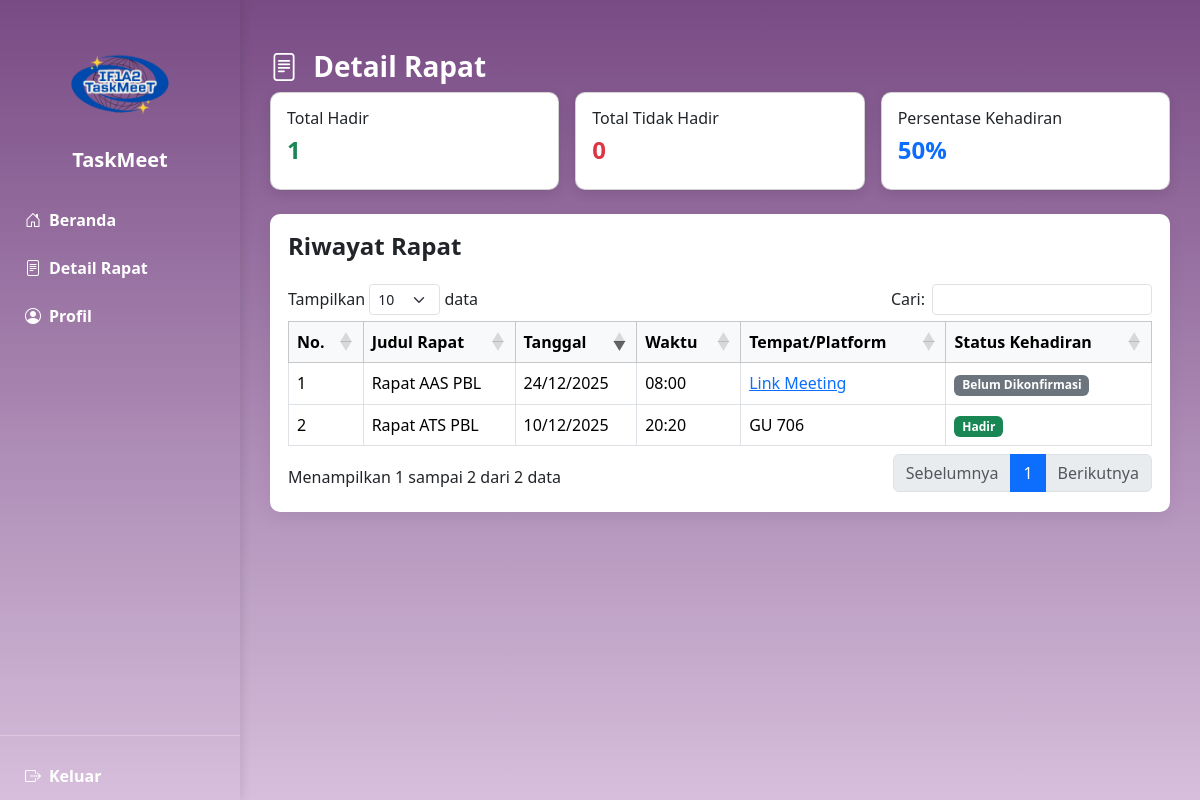
The page /user_side/detail/detail_rapat.php (signed in) on the database its author committed.
### tables this page shows
CREATE TABLE `agenda_participants` (
  `id` int(11) NOT NULL,
  `agenda_id` int(11) NOT NULL,
  `user_id` int(11) NOT NULL,
  `status_kehadiran` enum('hadir','tidak_hadir','belum_dikonfirmasi') NOT NULL DEFAULT 'belum_dikonfirmasi',
  `created_at` timestamp NOT NULL DEFAULT current_timestamp(),
  `updated_at` timestamp NOT NULL DEFAULT current_timestamp() ON UPDATE current_timestamp()
);

CREATE TABLE `agendas` (
  `id` int(11) NOT NULL,
  `judul_rapat` varchar(255) NOT NULL,
  `jurusan` varchar(100) NOT NULL,
  `tanggal` date NOT NULL,
  `waktu` time NOT NULL,
  `lokasi` varchar(255) NOT NULL,
  `tipe_tempat` enum('offline','online') DEFAULT 'offline',
  `tempat_detail` text NOT NULL,
  `host` varchar(100) NOT NULL,
  `status` enum('akan datang','berlangsung','selesai') DEFAULT 'akan datang',
  `created_at` timestamp NOT NULL DEFAULT current_timestamp()
);

### user_side/detail/detail_rapat.php (the view, shortened to what this page needs)
<?php
require_once '../profile/koneksi.php';
$user_id = $_SESSION['user_id'];
$sql = "SELECT a.id, a.judul_rapat, a.tanggal, a.waktu, a.lokasi, a.tipe_tempat, ap.status_kehadiran
        FROM agendas a
        JOIN agenda_participants ap ON a.id = ap.agenda_id
        WHERE ap.user_id = ?
        ORDER BY a.tanggal DESC, a.waktu DESC";
$stmt = $koneksi->prepare($sql);
$stmt->bind_param("i", $user_id);
$stmt->execute();
$result = $stmt->get_result();
$totalHadir = 0;
$totalTidakHadir = 0;
$allData = [];
while ($row = $result->fetch_assoc()) {
    $allData[] = $row;
    if ($row['status_kehadiran'] === 'hadir') {
        $totalHadir++;
    } elseif ($row['status_kehadiran'] === 'tidak_hadir') {
        $totalTidakHadir++;
    }
}
$totalRapat = count($allData);
$persentase = $totalRapat > 0 ? round(($totalHadir / $totalRapat) * 100) : 0;
?>
<!DOCTYPE html>
<html lang="id">
<head>
  <link href="https://cdn.jsdelivr.net/npm/bootstrap@5.3.2/dist/css/bootstrap.min.css" rel="stylesheet">
  <link href="https://cdn.jsdelivr.net/npm/bootstrap-icons@1.11.1/font/bootstrap-icons.css" rel="stylesheet">
  <link href="https://cdn.datatables.net/1.13.6/css/dataTables.bootstrap5.min.css" rel="stylesheet">
</head>
<body>
  <div class="sidebar" id="sidebar">
    <div class="text-center mb-4">
      <img src="../../admin_side/format_gambar/logo.png" width="110" class="rounded-circle mb-2">
      <h5 class="fw-bold">TaskMeet</h5>
    </div>
    <a class="fw-bold" href="../dashboard_p/dashboard_pengguna.php"><i class="bi bi-house-door me-2"></i> Beranda</a>
    <a class="fw-bold" href="detail_rapat.php"><i class="bi bi-file-text me-2"></i>Detail Rapat</a>
    <a class="fw-bold" href="../profile/profil_pengguna.php"><i class="bi bi-person-circle me-2"></i> Profil</a>
    <div class="position-absolute bottom-0 w-100">
      <hr>
      <a class="fw-bold" href="../../autentikasi/logout.php"><i class="bi bi-box-arrow-right me-2"></i> Keluar</a>
    </div>
  </div>
  <div class="main-content">
    <div class="row g-3">
      <div class="col-lg-12">
        <h3 class="fw-bold text-white"><i class="bi bi-file-text me-2"></i> Detail Rapat</h3>
        <div class="row g-3 mb-4">
          <div class="col-12 col-md-4">
            <div class="card card-stat p-3">
              <h6>Total Hadir</h6>
              <h4 class="fw-bold text-success"><?= $totalHadir ?></h4>
            </div>
          </div>
          <div class="col-12 col-md-4">
            <div class="card card-stat p-3">
              <h6>Total Tidak Hadir</h6>
              <h4 class="fw-bold text-danger"><?= $totalTidakHadir ?></h4>
            </div>
          </div>
          <div class="col-12 col-md-4">
            <div class="card card-stat p-3">
              <h6>Persentase Kehadiran</h6>
              <h4 class="fw-bold text-primary"><?= $persentase ?>%</h4>
            </div>
          </div>
        </div>
        <div class="card-rail">
          <h4 class="fw-bold mb-4">Riwayat Rapat</h4>
          <div class="table-responsive">
            <table id="riwayatTable" class="table table-bordered bg-white table-hover">
              <thead class="table-light">
                <tr>
                  <th>No.</th>
                  <th>Judul Rapat</th>
                  <th>Tanggal</th>
                  <th>Waktu</th>
                  <th>Tempat/Platform</th>
                  <th>Status Kehadiran</th>
                </tr>
              </thead>
              <tbody>
                <?php
                $no = 1;
                if (count($allData) == 0):
                ?>
                  <tr>
                    <td colspan="6" class="text-center text-muted">Anda belum diundang ke rapat mana pun.</td>
                  </tr>
                <?php
                else:
                  foreach ($allData as $row):
                    $status_badge = '';
                    if ($row['status_kehadiran'] === 'hadir') {
                      $status_badge = '<span class="badge bg-success">Hadir</span>';
                    } elseif ($row['status_kehadiran'] === 'tidak_hadir') {
                      $status_badge = '<span class="badge bg-danger">Tidak Hadir</span>';
                    } else {
                      $status_badge = '<span class="badge bg-secondary">Belum Dikonfirmasi</span>';
                    }
                    $tempat_display = htmlspecialchars($row['lokasi']);
                    if ($row['tipe_tempat'] === 'online') {
                      $tempat_display = '<a href="' . htmlspecialchars($row['lokasi']) . '" target="_blank" class="text-primary">Link Meeting</a>';
                    }
                ?>
                  <tr>
                    <td><?= $no++ ?></td>
                    <td><?= htmlspecialchars($row['judul_rapat']) ?></td>
                    <td><?= date('d/m/Y', strtotime($row['tanggal'])) ?></td>
                    <td><?= substr($row['waktu'], 0, 5) ?></td>
                    <td><?= $tempat_display ?></td>
                    <td><?= $status_badge ?></td>
                  </tr>
                <?php
                  endforeach;
                endif;
                ?>
              </tbody>
            </table>
          </div>
        </div>
      </div>
    </div>
  </div>
</body>
</html>

### user_side/detail/detail_rapat.php (style rules this page uses)
body { background: linear-gradient(180deg, #784B84, #D7BFDC); min-height: 100vh; }
.sidebar { width: 240px; background: linear-gradient(180deg, #784B84, #D7BFDC); color: #fff; height: 100vh; position: fixed; padding-top: 30px; transition: 0.3s; z-index: 999; box-shadow: 2px 0 10px rgba(0, 0, 0, 0.1); }
.sidebar a { display: flex; align-items: center; padding: 12px 25px; color: #fff; text-decoration: none; transition: 0.3s; }
.main-content { margin-left: 240px; padding: 50px 30px; transition: 0.3s; }
.card-rail { background: #fff; border-radius: 10px; padding: 18px; box-shadow: 0 6px 18px rgba(18, 38, 63, .06); }
.card-stat { background: #fff; border-radius: 10px; box-shadow: 0 4px 12px rgba(0,0,0,0.1); }

### rows shown on the page
agenda_participants: agenda.judul_rapat "Rapat AAS PBL", agenda.tanggal "24/12/2025", agenda.waktu "08:00", shows "Belum Dikonfirmasi"
agenda_participants: agenda.judul_rapat "Rapat ATS PBL", agenda.tanggal "10/12/2025", agenda.waktu "20:20", agenda.lokasi "GU 706", status_kehadiran "Hadir"

### other values the page prints
$totalHadir "1"
$totalTidakHadir "0"
$persentase "50"
